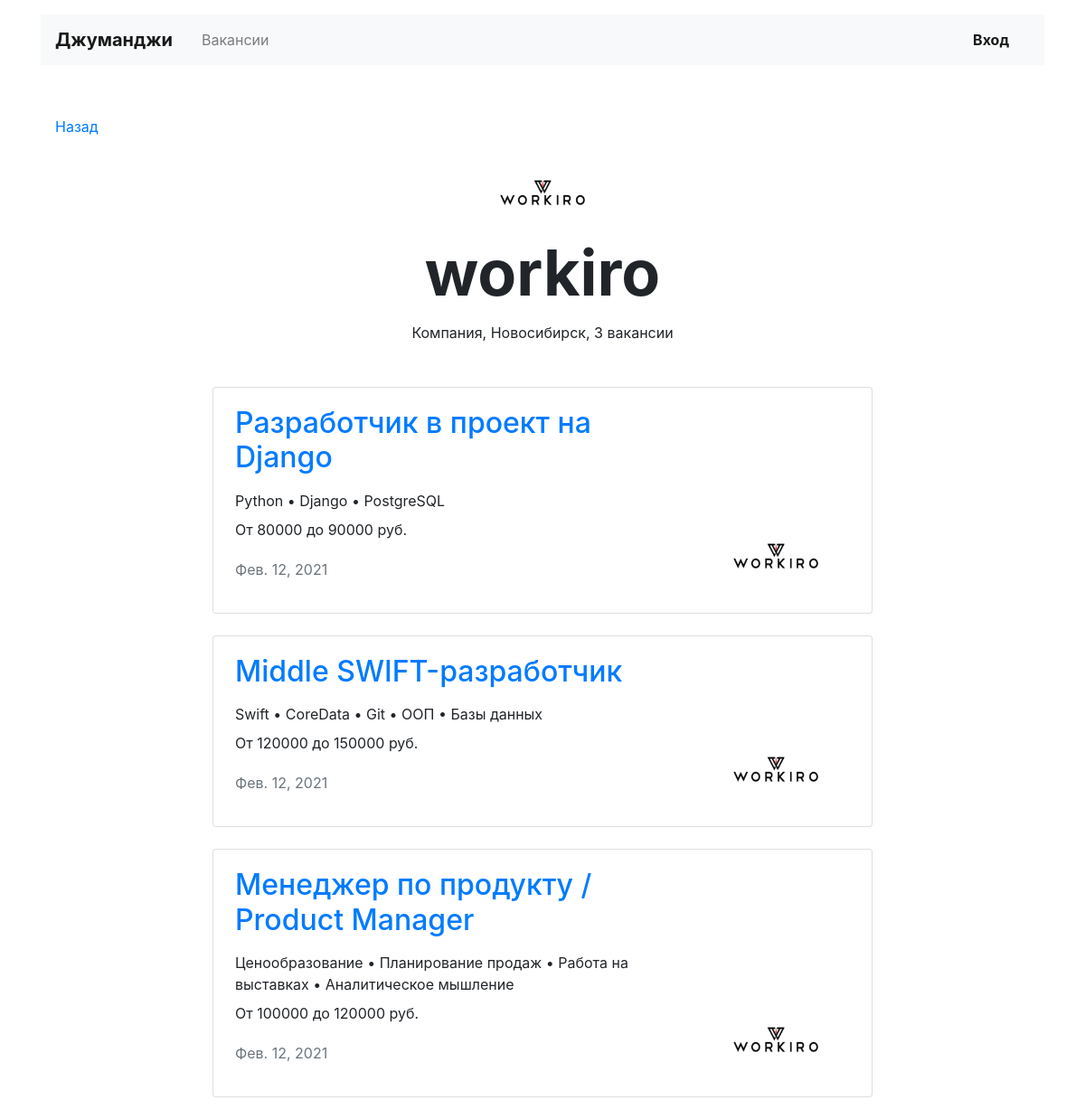
/companies/1/, run on the app's committed database.
### vacancies/models.py (models this page shows, shortened)
class Company(models.Model):
    name = models.CharField(max_length=255, verbose_name='Название')
    location = models.CharField(max_length=255, verbose_name='Город')
    logo = models.ImageField(upload_to=MEDIA_COMPANY_IMAGE_DIR, verbose_name='Логотипчик')
    description = models.TextField(verbose_name='Информация о компании')
    employee_count = models.PositiveIntegerField(verbose_name='Количество сотрудников')
    owner = models.OneToOneField(User, on_delete=models.CASCADE, verbose_name='Владелец', related_name="company")
    class Meta:
        verbose_name = 'Компанию'
        verbose_name_plural = 'Компании'

class Vacancy(models.Model):
    title = models.CharField(max_length=255, verbose_name='Название вакансии')
    specialty = models.ForeignKey(
        'Specialty',
        verbose_name='Специализация',
        on_delete=models.CASCADE,
        related_name="vacancies",
    )
    company = models.ForeignKey(
        'Company',
        verbose_name='Компания',
        on_delete=models.CASCADE,
        related_name="vacancies",
    )
    skills = models.CharField(max_length=255, verbose_name='Навыки')
    description = models.TextField(verbose_name='Описание')
    salary_min = models.PositiveIntegerField(verbose_name='Зарплата от')
    salary_max = models.PositiveIntegerField(verbose_name='Зарплата до')
    published_date = models.DateField(auto_now_add=True)
    class Meta:
        verbose_name = 'Вакансию'
        verbose_name_plural = 'Вакансии'

### vacancies/views/published.py (the view)
# urls.py: path('companies/<slug:pk>/', OneCompany.as_view(), name='company'),
class OneCompany(TemplateView):
    template_name = "published/company.html"
    def get_context_data(self, pk, **kwargs):
        context = super(OneCompany, self).get_context_data(**kwargs)
        context['company'] = get_object_or_404(Company, pk=pk)
        context['vacancies'] = Vacancy.objects.select_related('company').filter(company=context['company'])
        return context

### vacancies/templatetags/ru_pluralize.py (called while the page is built)
@register.filter
def ru_pluralize(value, arg="вакансия,вакансии,вакансий"):
    args = arg.split(",")
    number = abs(int(value))
    arg1 = number % 10
    arg2 = number % 100
    if (arg1 == 1) and (arg2 != 11):
        return args[0]
    elif (arg1 >= 2) and (arg1 <= 4) and ((arg2 < 10) or (arg2 >= 20)):
        return args[1]
    else:
        return args[2]

@register.filter
@stringfilter
def f_replace(stroka, arg1=' • '):
    result = stroka.replace(',', arg1)
    return result

### vacancies/templates/published/company.html (shortened to what this page needs)
{% extends "base.html" %}
{% load ru_pluralize %}
{% block content %}
<body>
  <main class="container mt-3">
    <div class="navbar mt-5">
      <p><a href="{% url 'main' %}">Назад</a></p>
    </div>
    <section>
      <div class="text-center">
        <img src="{{ company.logo.url }}" width="130" height="80" alt="">
      </div>
      <h1 class="h1 text-center mx-auto mt-0 pt-1" style="font-size: 70px;"><strong>
          {{ company.name }}</strong></h1>
      <p class="text-center pt-1">Компания, {{ company.location }}, {{ vacancies|length }}
          {{ vacancies|length|ru_pluralize }}</p>
      <div class="row mt-5">
        <div class="col-12 col-lg-8 offset-lg-2 m-auto">
            {% for vacancy in vacancies %}
          <div class="card mb-4">
            <div class="card-body px-4">
              <div class="row">
                <div class="col-12 col-md-8 col-lg-9">
                  <h2 class="h2 pb-2"><a href="{% url 'vacancy' vacancy.pk %}">{{ vacancy.title }}</a></h2>
                  <p class="mb-2">{{ vacancy.skills|f_replace }}</p>
                  <p>От {{ vacancy.salary_min }} до {{ vacancy.salary_max }} руб.</p>
                  <p class="text-muted pt-1">{{ vacancy.published_date }}</p>
                </div>
                <div class="col-12 col-md-4 col-lg-3 d-flex align-items-end">
                  <img src="{{ vacancy.company.logo.url }}" width="130" height="80" alt="">
                </div>
              </div>
            </div>
          </div>
            {% endfor %}
        </div>
      </div>
    </section>
  </main>
{% endblock %}

### data on the page
Company: logo (picture), name "workiro", location "Новосибирск"
Vacancy: title "Разработчик в проект на Django", skills|f_replace "Python • Django • PostgreSQL", salary_min "80000", salary_max "90000", published_date "Фев. 12, 2021", company.logo (picture)
Vacancy: title "Middle SWIFT-разработчик", skills|f_replace "Swift • CoreData • Git • ООП • Базы данных", salary_min "120000", salary_max "150000", published_date "Фев. 12, 2021", company.logo (picture)
Vacancy: title "Менеджер по продукту / Product Manager", skills|f_replace "Ценообразование • Планирование продаж • Работа на выставках • Аналитическое мышление", salary_min "100000", salary_max "120000", published_date "Фев. 12, 2021", company.logo (picture)

### other printed values
{{ vacancies|length }} "3"
{{ vacancies|length|ru_pluralize }} "вакансии"
